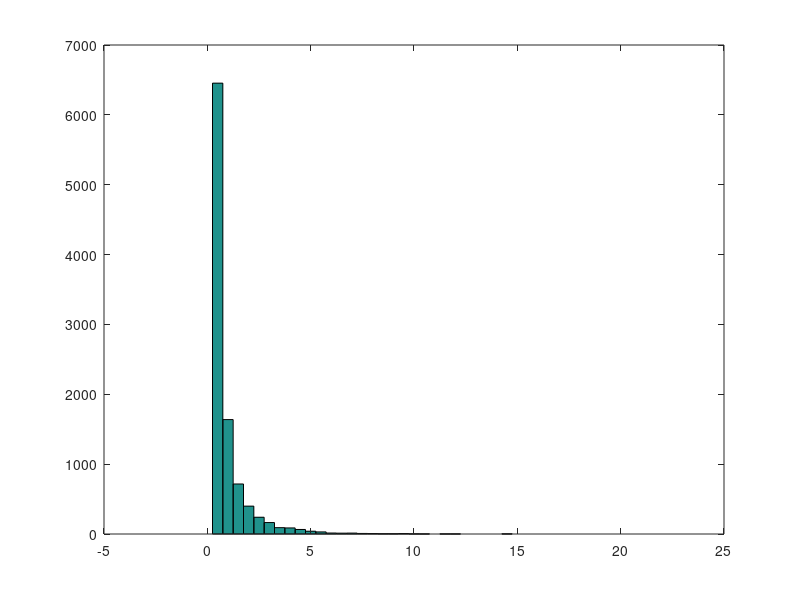
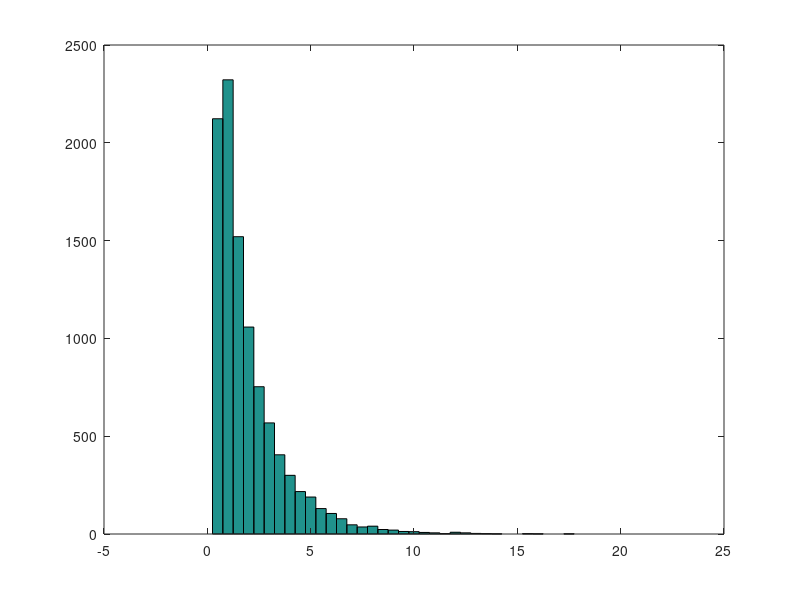

MATLAB code to generate these figures, in order:
N = 10000;

% Gamma distribution (short-tail)
mu = 1;
truncate_at = 0.5;
dist1 = gamrnd(mu-truncate_at*1.5,2, [N, 1])+truncate_at;
mu = mean(dist1);
SD = std(dist1);
fprintf('mean=%.1f, SD=%.2f\n',mu,SD);
figure;
k=0:0.5:20;
hist(dist1,k);


% Gamma distribution (long-tail)
mu = 2;
truncate_at = 0.5;
dist2 = gamrnd(mu-truncate_at*2.5, 2, [N, 1])+truncate_at;
mu = mean(dist2);
SD = std(dist2);
fprintf('mean=%.1f, SD=%.2f\n',mu,SD);
figure;
hist(dist2,k);
